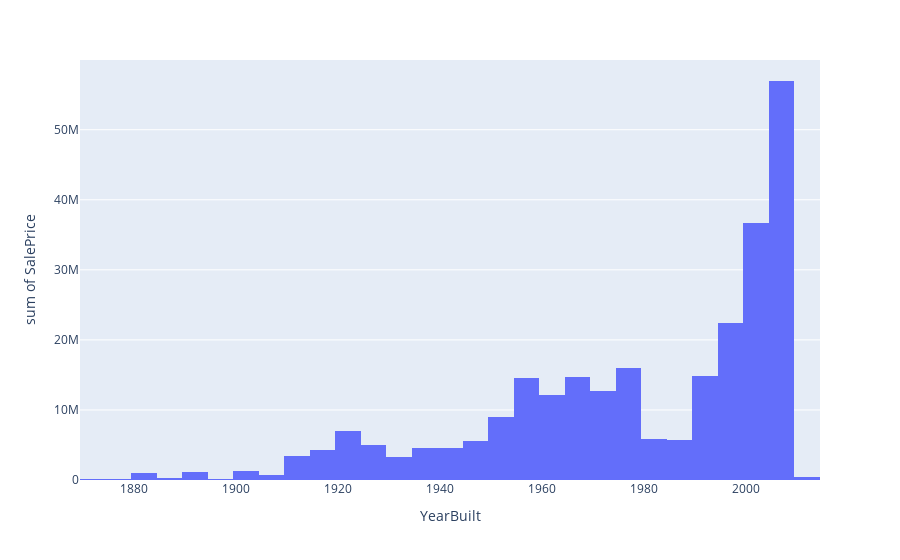

This figure's notebook cell:
### Code cell
px.histogram(prices_df,
             x="YearBuilt",
             y="SalePrice",
             )

### Figure 1 — Plotly figure (JSON) as saved in the notebook; plotly's stock layout.template omitted (floating-point values rounded to 4 significant figures; data arrays with more than 128 entries replaced by an {"elided": "..."} marker saying what was removed)
{"data": [{"alignmentgroup": "True", "bingroup": "x", "histfunc": "sum", "hovertemplate": "YearBuilt=%{x}<br>sum of SalePrice=%{y}<extra></extra>", "legendgroup": "", "marker": {"color": "#636efa", "pattern": {"shape": ""}}, "name": "", "offsetgroup": "", "orientation": "v", "showlegend": false, "type": "histogram", "x": {"elided": "1460 int values"}, "xaxis": "x", "y": {"elided": "1460 int values"}, "yaxis": "y"}], "layout": {"barmode": "relative", "legend": {"tracegroupgap": 0}, "margin": {"t": 60}, "xaxis": {"anchor": "y", "domain": [0, 1], "title": {"text": "YearBuilt"}}, "yaxis": {"anchor": "x", "domain": [0, 1], "title": {"text": "sum of SalePrice"}}}}
